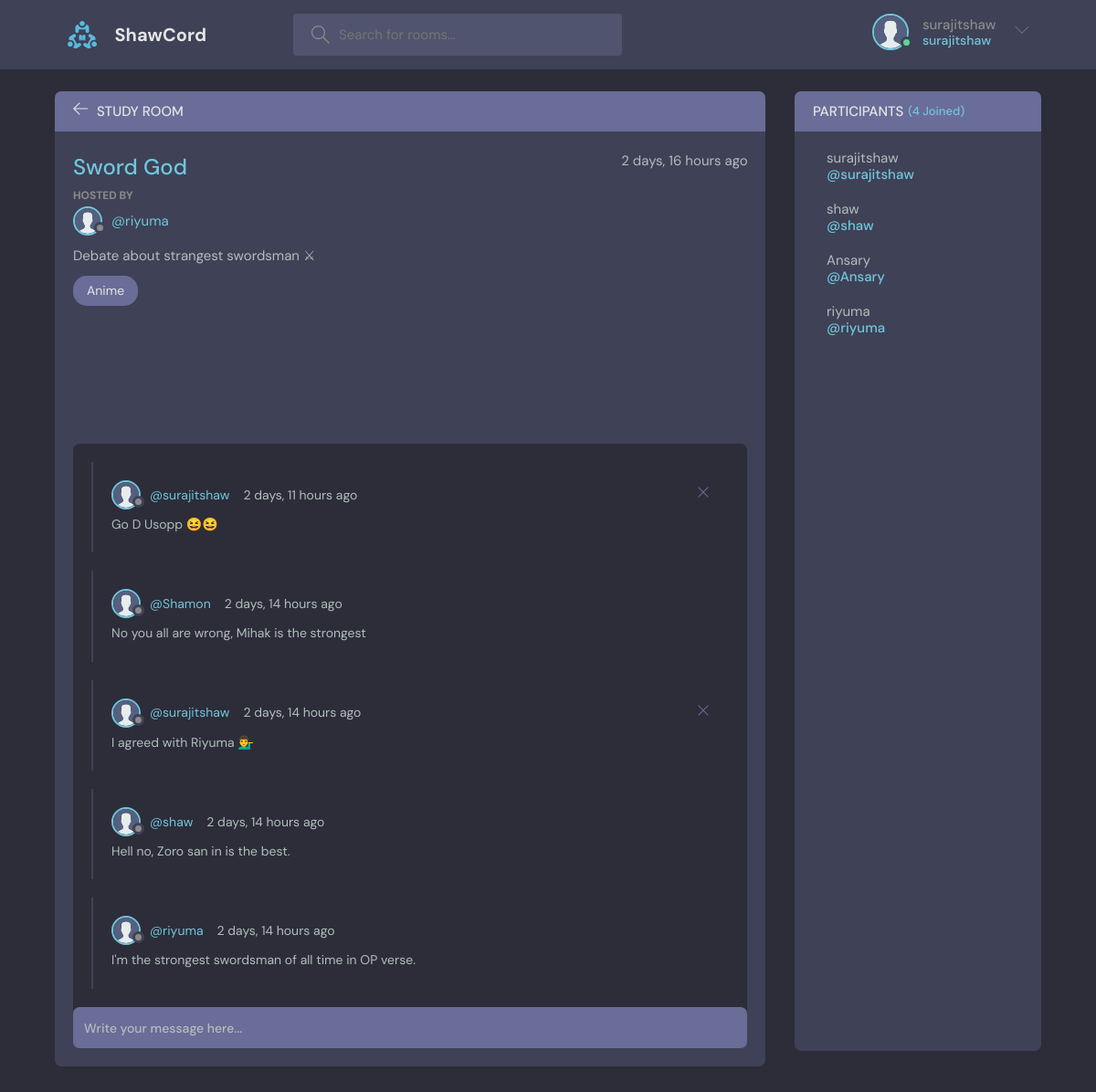
Page /room/10/ (signed in) on the committed database.
### base/models.py (models this page shows, shortened)
class Room(models.Model):
    host = models.ForeignKey(User, on_delete=models.SET_NULL, null=True)
    topic = models.ForeignKey(Topic, on_delete=models.SET_NULL, null=True)
    participants = models.ManyToManyField(User, blank=True, related_name='participants')
    name = models.CharField(max_length=200)
    description = models.TextField(null=True, blank=True)
    created_at = models.DateTimeField(auto_now_add=True)
    updated_at = models.DateTimeField(auto_now=True)
    class Meta:
        ordering = ('-updated_at','-created_at')

class Topic(models.Model):
    name = models.CharField(max_length=200)
    def __str__(self):
        return self.name

class Message(models.Model):
    user = models.ForeignKey(User, on_delete=models.CASCADE)
    body = models.TextField()
    room = models.ForeignKey(Room, on_delete=models.CASCADE)
    created_at = models.DateTimeField(auto_now_add=True)
    updated_at = models.DateTimeField(auto_now=True)
    class Meta:
        ordering = ('-updated_at','-created_at')

### base/views.py (the view, shortened to what this page needs)
# urls.py: path('room/<str:pk>/', views.room, name='room'),
def room(request, pk):
    room = Room.objects.get(id=pk)
    room_messages = room.message_set.all().order_by('-created_at')
    participants = room.participants.all()
    context = {'room': room, 'room_messages': room_messages, 'participants': participants}
    return render(request, 'room.html', context)

### templates/room.html (shortened to what this page needs)
{% extends 'main.html' %}
{% load static %}
{% block content %}
    <main class="profile-page layout layout--2">
      <div class="container">
        <div class="room">
          <div class="room__top">
            <div class="room__topLeft">
              <a href="{% url 'home' %}">
                <svg version="1.1" xmlns="http://www.w3.org/2000/svg" width="32" height="32" viewBox="0 0 32 32">
                  <title>arrow-left</title>
                  <path
                    d="M13.723 2.286l-13.723 13.714 13.719 13.714 1.616-1.611-10.96-10.96h27.625v-2.286h-27.625l10.965-10.965-1.616-1.607z"
                  ></path>
                </svg>
              </a>
              <h3>Study Room</h3>
            </div>
          </div>
          <div class="room__box scroll">
            <div class="room__header scroll">
              <div class="room__info">
                <h3>{{room.name}}</h3>
                <span>{{room.created_at | timesince}} ago</span>
              </div>
              <div class="room__hosted">
                <p>Hosted By</p>
                <a href="{% url 'userProfile' room.host.id %}" class="room__author">
                  <div class="avatar avatar--small">
                    <img src="{% static 'assets/avatar.svg' %}" />
                  </div>
                  <span>@{{room.host}}</span>
                </a>
              </div>
              <div class="room__details">
                {{room.description}}
              </div>
              <span class="room__topics">{{room.topic}}</span>
            </div>
            <div class="room__conversation">
              <div class="threads scroll">
                {% for message in room_messages %}
                  <div class="thread">
                    <div class="thread__top">
                      <div class="thread__author">
                        <a href="{% url 'userProfile' message.user.id %}" class="thread__authorInfo">
                          <div class="avatar avatar--small">
                            <img src="{% static 'assets/avatar.svg' %}" />
                          </div>
                          <span>@{{message.user}}</span>
                        </a>
                        <span class="thread__date">{{message.created_at | timesince}} ago</span>
                      </div>
                      {% if request.user == message.user %}
                        <a href="{% url 'delete-message' message.id %}">
                        <div class="thread__delete">
                          <svg version="1.1" xmlns="http://www.w3.org/2000/svg" width="32" height="32" viewBox="0 0 32 32">
                            <title>remove</title>
                            <path
                              d="M27.314 6.019l-1.333-1.333-9.98 9.981-9.981-9.981-1.333 1.333 9.981 9.981-9.981 9.98 1.333 1.333 9.981-9.98 9.98 9.98 1.333-1.333-9.98-9.98 9.98-9.981z"
                            ></path>
                          </svg>
                        </div>
                      </a>
                      {% endif %}
                    </div>
                    <div class="thread__details">
                      {{message.body}}
                    </div>
                  </div>
                {% endfor %}
              </div>
            </div>
          </div>
          <div class="room__message">
            <form action="" method="POST">
              <input name="body" placeholder="Write your message here..." />
            </form>
          </div>
        </div>
        <div class="participants">
          <h3 class="participants__top">Participants <span>({{participants.count}} Joined)</span></h3>
          <div class="participants__list scroll">
            {% for participant in participants %}
              <a href="{% url 'userProfile' participant.id %}" class="participant">
                </div>
                <p>
                  {{participant.username}}
                  <span>@{{participant.username}}</span>
                </p>
              </a>
            {% endfor %}
    </main>
{% endblock content %}

### templates/nav.html (shortened to what this page needs)
{% load static %}
<header class="header header--loggedIn">
    <div class="container">
        <a href="{% url 'home' %}" class="header__logo">
            <img src="{% static 'assets/logo.svg' %}" />
            <h1>ShawCord</h1>
        </a>
        <form class="header__search" action="{% url 'home' %}" method="get">
            <label>
            <input name="q" type='text' placeholder="Search for rooms..." />
            </label>
        </form>
        <nav class="header__menu">
            {% if request.user.is_authenticated %}
                <div class="header__user">
                <a href="{% url 'userProfile' request.user.id %}">
                    <div class="avatar avatar--medium active">
                    <img src="{% static 'assets/avatar.svg' %}" />
                    </div>
                    <p>{{request.user}}<span>{{request.user}}</span></p>
                </a>
                <button class="dropdown-button">
                    <svg version="1.1" xmlns="http://www.w3.org/2000/svg" width="32" height="32" viewBox="0 0 32 32">
                    <title>chevron-down</title>
                    <path d="M16 21l-13-13h-3l16 16 16-16h-3l-13 13z"></path>
                    </svg>
                </button>
                {% endif %}
        </nav>
    </div>
</header>

### rows in the picture
Room: name "Sword God", created_at "2 days, 16 hours", host "riyuma", description "Debate about strangest swordsman ⚔", topic "Anime"
Message: user "surajitshaw", created_at "2 days, 11 hours", body "Go D Usopp 😆😆"
Message: user "Shamon", created_at "2 days, 14 hours", body "No you all are wrong, Mihak is the strongest"
Message: user "surajitshaw", created_at "2 days, 14 hours", body "I agreed with Riyuma 💁‍♂️"
Message: user "shaw", created_at "2 days, 14 hours", body "Hell no, Zoro san in is the best."
Message: user "riyuma", created_at "2 days, 14 hours", body "I'm the strongest swordsman of all time in OP verse."

### other values in the picture
{{ request.user }} "surajitshaw"
{{ participants.count }} "4"
{{ participant.username }} "surajitshaw"
{{ participant.username }} "shaw"
{{ participant.username }} "Ansary"
{{ participant.username }} "riyuma"
